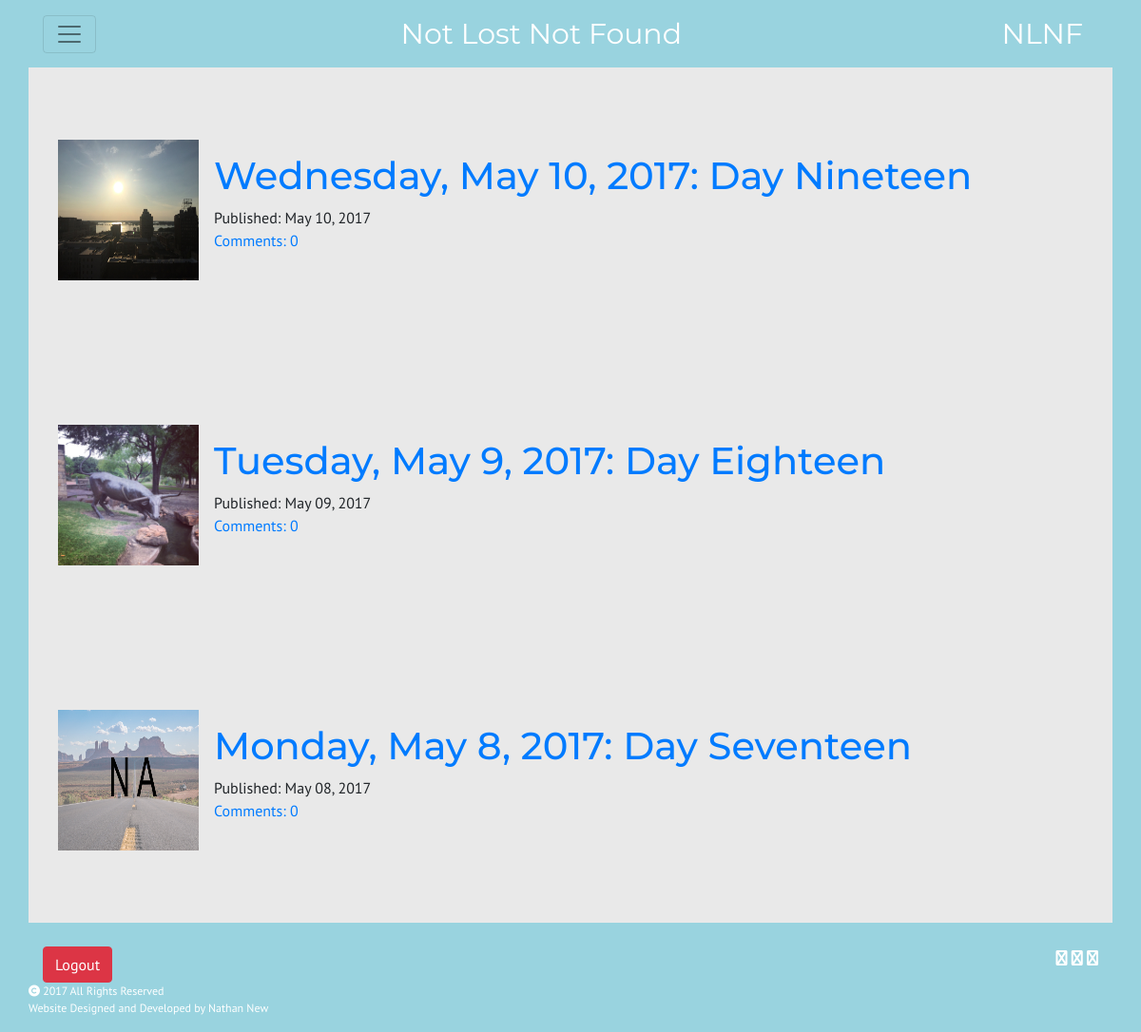
The app's page /posts/ (signed in) with its own data.
### blog/models.py (models this page shows, shortened)
class Post(models.Model):
	author = models.ForeignKey('auth.User')
	title = models.CharField(max_length=200)
	text = RedactorField(allow_image_upload=True)
	feature = models.ImageField(upload_to='uploads/%Y/%m/%d',blank=True,null=True)
	create_date = models.DateTimeField(default=timezone.now)
	published_date = models.DateTimeField(blank=True,null=True)
	def approve_comment(self):
		return self.comments.filter(approved_comment=True)

### blog/views.py (the view)
class PostListView(ListView):
	model = Post
	def get_queryset(self):
		return Post.objects.filter(published_date__lte=timezone.now()).order_by('-published_date')

### blog/templatetags/base_extras.py (called while the page is built)
@register.simple_tag
def active_page(request, view_name):
	from django.core.urlresolvers import resolve, Resolver404
	path = resolve(request.path_info)
	if not request:
		return "titties"
	try:
		return "active" if path.url_name == view_name else ""
	except Resolver404:
		return "welp"

### blog/templates/blog/post_list.html (shortened to what this page needs)
{% extends "base.html" %}
{% load staticfiles %}
{% block content %}
	<div class="container content">
		<div class="container">
			<table class="post">
				{% for post in post_list %}
					<div class="post-thumb">
						<tr>
							<td class="postImage">
							{% if post.feature %}
								<img src="{{ post.feature.url }}" alt="{{ post.title }} Featured Image" class="feature-image" />
							{% else %}
								<img src="{% static 'blog/img/header_na.jpg' %}" alt="{{ post.title }} Featured Image" class="feature-image" />
							{% endif %}
							</td>
							<td class="postDetail">
								<h1 class="post_title"><a href="{% url 'post_detail' pk=post.pk %}">{{ post.title }}</a></h1>
								<p class="post_info">
								Published: {{ post.published_date|date:"M  d, Y" }} <br />
								<a href="{% url 'post_detail' pk=post.pk %}" class="post_comment">Comments: {{ post.approve_comment.count }}</a>
								</p>
							</td>
						</tr>
					</div>
				{% endfor %}
			</table>
		</div>
	</div>
{% endblock content %}

### blog/static/blog/css/blog.css (style rules this page uses)
body { font-family: 'PT Sans', sans-serif; background-color: #99D3DF; }
h1 { font-family: 'Montserrat', sans-serif; }
.content { background-color: #E9E9E9; }
.post-thumb { background-color: white; box-shadow: 0 4px 8px 0 rgba(0, 0, 0, 0.2), 0 6px 20px 0 rgba(0, 0, 0, 0.19); border-radius: 2px }
.post tr { height:300px; }
.postImage { height:150px; width:150px; overflow:hidden; }
.feature-image { width:100%; height:100%; }
.postDetail { padding-left: 15px; }

### records on screen
Post: feature (picture), title "Wednesday, May 10, 2017: Day Nineteen", published_date "May 10, 2017", approve_comment.count "0"
Post: feature (picture), title "Tuesday, May 9, 2017: Day Eighteen", published_date "May 09, 2017", approve_comment.count "0"
Post: title "Monday, May 8, 2017: Day Seventeen", published_date "May 08, 2017", approve_comment.count "0"
